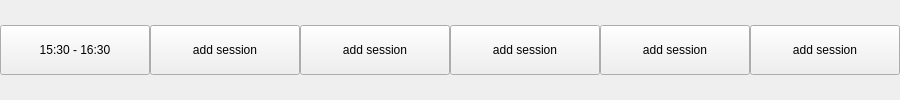
                               <widget class="QWidget" name="widget_8" native="true">
                                <layout class="QHBoxLayout" name="horizontalLayout_33">
                                 <property name="spacing">
                                  <number>0</number>
                                 </property>
                                 <property name="leftMargin">
                                  <number>0</number>
                                 </property>
                                 <property name="topMargin">
                                  <number>0</number>
                                 </property>
                                 <property name="rightMargin">
                                  <number>0</number>
                                 </property>
                                 <property name="bottomMargin">
                                  <number>0</number>
                                 </property>
                                 <item>
                                  <widget class="QWidget" name="time_slot_box_8" native="true">
                                   <layout class="QVBoxLayout" name="verticalLayout_71">
                                    <property name="spacing">
                                     <number>0</number>
                                    </property>
                                    <property name="leftMargin">
                                     <number>0</number>
                                    </property>
                                    <property name="topMargin">
                                     <number>0</number>
                                    </property>
                                    <property name="rightMargin">
                                     <number>0</number>
                                    </property>
                                    <property name="bottomMargin">
                                     <number>0</number>
                                    </property>
                                    <item>
                                     <widget class="QPushButton" name="pushButton_141">
                                      <property name="minimumSize">
                                       <size>
                                        <width>150</width>
                                        <height>50</height>
                                       </size>
                                      </property>
                                      <property name="maximumSize">
                                       <size>
                                        <width>200</width>
                                        <height>50</height>
                                       </size>
                                      </property>
                                      <property name="text">
                                       <string>15:30 - 16:30</string>
                                      </property>
                                     </widget>
                                    </item>
                                   </layout>
                                  </widget>
                                 </item>
                                 <item>
                                  <widget class="QWidget" name="cell_36" native="true">
                                   <layout class="QVBoxLayout" name="verticalLayout_72">
                                    <property name="spacing">
                                     <number>0</number>
                                    </property>
                                    <property name="leftMargin">
                                     <number>0</number>
                                    </property>
                                    <property name="topMargin">
                                     <number>0</number>
                                    </property>
                                    <property name="rightMargin">
                                     <number>0</number>
                                    </property>
                                    <property name="bottomMargin">
                                     <number>0</number>
                                    </property>
                                    <item>
                                     <layout class="QVBoxLayout" name="list_36">
                                      <item>
                                       <widget class="QPushButton" name="add_cell_36">
                                        <property name="minimumSize">
                                         <size>
                                          <width>150</width>
                                          <height>50</height>
                                         </size>
                                        </property>
                                        <property name="maximumSize">
                                         <size>
                                          <width>200</width>
                                          <height>50</height>
                                         </size>
                                        </property>
                                        <property name="text">
                                         <string>add session</string>
                                        </property>
                                       </widget>
                                      </item>
                                     </layout>
                                    </item>
                                   </layout>
                                  </widget>
                                 </item>
                                 <item>
                                  <widget class="QWidget" name="cell_37" native="true">
                                   <layout class="QVBoxLayout" name="verticalLayout_73">
                                    <property name="spacing">
                                     <number>0</number>
                                    </property>
                                    <property name="leftMargin">
                                     <number>0</number>
                                    </property>
                                    <property name="topMargin">
                                     <number>0</number>
                                    </property>
                                    <property name="rightMargin">
                                     <number>0</number>
                                    </property>
                                    <property name="bottomMargin">
                                     <number>0</number>
                                    </property>
                                    <item>
                                     <layout class="QVBoxLayout" name="list_37">
                                      <item>
                                       <widget class="QPushButton" name="add_cell_37">
                                        <property name="minimumSize">
                                         <size>
                                          <width>150</width>
                                          <height>50</height>
                                         </size>
                                        </property>
                                        <property name="maximumSize">
                                         <size>
                                          <width>200</width>
                                          <height>50</height>
                                         </size>
                                        </property>
                                        <property name="text">
                                         <string>add session</string>
                                        </property>
                                       </widget>
                                      </item>
                                     </layout>
                                    </item>
                                   </layout>
                                  </widget>
                                 </item>
                                 <item>
                                  <widget class="QWidget" name="cell_38" native="true">
                                   <layout class="QVBoxLayout" name="verticalLayout_74">
                                    <property name="spacing">
                                     <number>0</number>
                                    </property>
                                    <property name="leftMargin">
                                     <number>0</number>
                                    </property>
                                    <property name="topMargin">
                                     <number>0</number>
                                    </property>
                                    <property name="rightMargin">
                                     <number>0</number>
                                    </property>
                                    <property name="bottomMargin">
                                     <number>0</number>
                                    </property>
                                    <item>
                                     <layout class="QVBoxLayout" name="list_38">
                                      <item>
                                       <widget class="QPushButton" name="add_cell_38">
                                        <property name="minimumSize">
                                         <size>
                                          <width>150</width>
                                          <height>50</height>
                                         </size>
                                        </property>
                                        <property name="maximumSize">
                                         <size>
                                          <width>200</width>
                                          <height>50</height>
                                         </size>
                                        </property>
                                        <property name="text">
                                         <string>add session</string>
                                        </property>
                                       </widget>
                                      </item>
                                     </layout>
                                    </item>
                                   </layout>
                                  </widget>
                                 </item>
                                 <item>
                                  <widget class="QWidget" name="cell_39" native="true">
                                   <layout class="QVBoxLayout" name="verticalLayout_75">
                                    <property name="spacing">
                                     <number>0</number>
                                    </property>
                                    <property name="leftMargin">
                                     <number>0</number>
                                    </property>
                                    <property name="topMargin">
                                     <number>0</number>
                                    </property>
                                    <property name="rightMargin">
                                     <number>0</number>
                                    </property>
                                    <property name="bottomMargin">
                                     <number>0</number>
                                    </property>
                                    <item>
                                     <layout class="QVBoxLayout" name="list_39">
                                      <item>
                                       <widget class="QPushButton" name="add_cell_39">
                                        <property name="minimumSize">
                                         <size>
                                          <width>150</width>
                                          <height>50</height>
                                         </size>
                                        </property>
                                        <property name="maximumSize">
                                         <size>
                                          <width>200</width>
                                          <height>50</height>
                                         </size>
                                        </property>
                                        <property name="text">
                                         <string>add session</string>
                                        </property>
                                       </widget>
                                      </item>
                                     </layout>
                                    </item>
                                   </layout>
                                  </widget>
                                 </item>
                                 <item>
                                  <widget class="QWidget" name="cell_40" native="true">
                                   <layout class="QVBoxLayout" name="verticalLayout_76">
                                    <property name="spacing">
                                     <number>0</number>
                                    </property>
                                    <property name="leftMargin">
                                     <number>0</number>
                                    </property>
                                    <property name="topMargin">
                                     <number>0</number>
                                    </property>
                                    <property name="rightMargin">
                                     <number>0</number>
                                    </property>
                                    <property name="bottomMargin">
                                     <number>0</number>
                                    </property>
                                    <item>
                                     <layout class="QVBoxLayout" name="list_40">
                                      <item>
                                       <widget class="QPushButton" name="add_cell_40">
                                        <property name="minimumSize">
                                         <size>
                                          <width>150</width>
                                          <height>50</height>
                                         </size>
                                        </property>
                                        <property name="maximumSize">
                                         <size>
                                          <width>200</width>
                                          <height>50</height>
                                         </size>
                                        </property>
                                        <property name="text">
                                         <string>add session</string>
                                        </property>
                                       </widget>
                                      </item>
                                     </layout>
                                    </item>
                                   </layout>
                                  </widget>
                                 </item>
                                </layout>
                               </widget>
